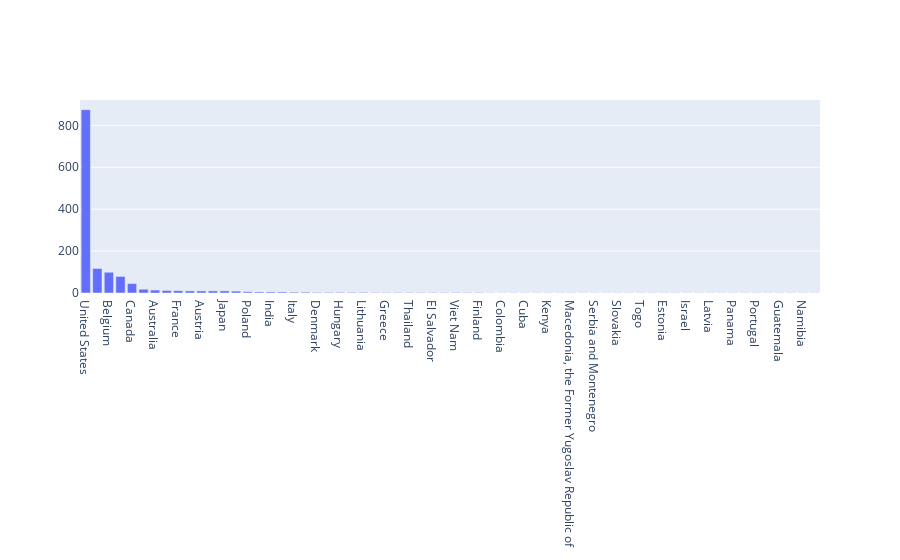

Notebook cell for this chart:
### Markdown cell above
Confrontiamo il response time tra una query effettuata su analytics e la stessa query sul servizio di query (che usa primary index)

### Code cell
%%time
result = list(cluster.analytics_query("SELECT COUNT(*) as val, country as lab FROM `beer-sample`._default._default where ISSTRING(country) GROUP BY country ORDER BY val DESC"))
labels = [str(row["lab"]) for row in result]
values = [row["val"] for row in result]

new_fig = go.Figure(data=[go.Bar(x=labels,
                                 y=values)])
new_fig.show()

### Figure 1 — Plotly figure (JSON) as saved in the notebook; plotly's stock layout.template omitted (floating-point values rounded to 4 significant figures)
{"data": [{"type": "bar", "x": ["United States", "Germany", "Belgium", "United Kingdom", "Canada", "Czech Republic", "Australia", "Netherlands", "France", "Switzerland", "Austria", "Ireland", "Japan", "New Zealand", "Poland", "Mexico", "India", "Sweden", "Italy", "Russia", "Denmark", "Korea, Republic of", "Hungary", "Norway", "Lithuania", "Argentina", "Greece", "Spain", "Thailand", "Brazil", "El Salvador", "England", "Viet Nam", "China", "Finland", "Belize", "Colombia", "Croatia", "Cuba", "Egypt", "Kenya", "Macao", "Macedonia, the Former Yugoslav Republic of", "Myanmar", "Serbia and Montenegro", "Sierra Leone", "Slovakia", "Sri Lanka", "Togo", "Aruba", "Estonia", "French Polynesia", "Israel", "Jamaica", "Latvia", "Mauritius", "Panama", "Philippines", "Portugal", "", "Guatemala", "Honduras", "Namibia", "Taiwan, Province of China"], "y": [875, 117, 99, 79, 45, 18, 14, 12, 11, 10, 10, 10, 10, 9, 6, 5, 5, 5, 4, 4, 3, 3, 3, 3, 3, 2, 2, 2, 2, 2, 2, 2, 2, 2, 2, 1, 1, 1, 1, 1, 1, 1, 1, 1, 1, 1, 1, 1, 1, 1, 1, 1, 1, 1, 1, 1, 1, 1, 1, 1, 1, 1, 1, 1]}], "layout": {}}
